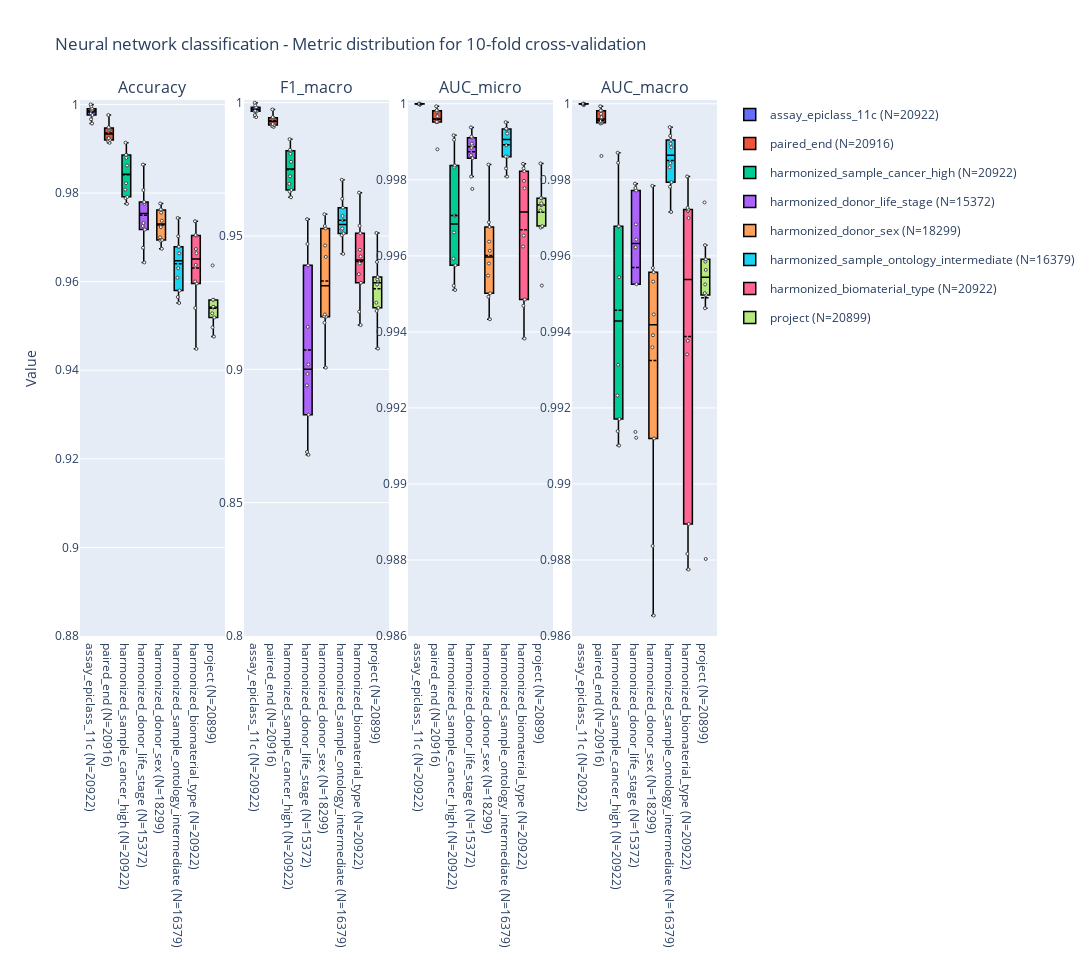

This figure's notebook cell:
### Code cell
fig_logdir = base_fig_dir / "fig2_EpiAtlas_other" / "fig2--NN_perf_across_categories"
fig_logdir.mkdir(parents=False, exist_ok=True)

if mislabel_correction:
    this_fig_logdir = fig_logdir / "post_mislabel_correction"
    this_fig_logdir.mkdir(parents=False, exist_ok=True)
else:
    this_fig_logdir = fig_logdir / "no_mislabel_correction"
    this_fig_logdir.mkdir(parents=False, exist_ok=True)

metrics_full = ["Accuracy", "F1_macro", "AUC_micro", "AUC_macro"]
fig_name = f"{hdf5_type}_perf_across_categories_full"
sorted_task_names = NN_performance_across_classification_tasks(
    split_results_metrics,  # type: ignore
    sort_by_acc=True,
    metric_names=metrics_full,
)

### Figure 1 — Plotly figure (JSON) as saved in the notebook; plotly's stock layout.template omitted (floating-point values rounded to 4 significant figures)
{"data": [{"boxmean": true, "boxpoints": "all", "fillcolor": "#636EFA", "hovertemplate": "%{text}", "legendgroup": "assay_epiclass_11c", "line": {"color": "black", "width": 1.5}, "marker": {"color": "white", "line": {"width": 1}, "size": 3}, "name": "assay_epiclass_11c (N=20922)", "pointpos": 0, "showlegend": true, "text": ["split0: 0.9991", "split1: 0.9986", "split2: 0.9981", "split3: 0.9986", "split4: 0.9967", "split5: 1.0000", "split6: 0.9995", "split7: 0.9976", "split8: 0.9990", "split9: 0.9957"], "type": "box", "width": 0.5, "xaxis": "x", "y": [0.9991, 0.9986, 0.9981, 0.9986, 0.9967, 1, 0.9995, 0.9976, 0.999, 0.9957], "yaxis": "y"}, {"boxmean": true, "boxpoints": "all", "fillcolor": "#EF553B", "hovertemplate": "%{text}", "legendgroup": "paired_end", "line": {"color": "black", "width": 1.5}, "marker": {"color": "white", "line": {"width": 1}, "size": 3}, "name": "paired_end (N=20916)", "pointpos": 0, "showlegend": true, "text": ["split0: 0.9920", "split1: 0.9948", "split2: 0.9943", "split3: 0.9923", "split4: 0.9943", "split5: 0.9913", "split6: 0.9947", "split7: 0.9918", "split8: 0.9976", "split9: 0.9924"], "type": "box", "width": 0.5, "xaxis": "x", "y": [0.992, 0.9948, 0.9943, 0.9923, 0.9943, 0.9913, 0.9947, 0.9918, 0.9976, 0.9924], "yaxis": "y"}, {"boxmean": true, "boxpoints": "all", "fillcolor": "#00CC96", "hovertemplate": "%{text}", "legendgroup": "harmonized_sample_cancer_high", "line": {"color": "black", "width": 1.5}, "marker": {"color": "white", "line": {"width": 1}, "size": 3}, "name": "harmonized_sample_cancer_high (N=20922)", "pointpos": 0, "showlegend": true, "text": ["split0: 0.9791", "split1: 0.9862", "split2: 0.9789", "split3: 0.9776", "split4: 0.9879", "split5: 0.9886", "split6: 0.9914", "split7: 0.9886", "split8: 0.9822", "split9: 0.9808"], "type": "box", "width": 0.5, "xaxis": "x", "y": [0.9791, 0.9862, 0.9789, 0.9776, 0.9879, 0.9886, 0.9914, 0.9886, 0.9822, 0.9808], "yaxis": "y"}, {"boxmean": true, "boxpoints": "all", "fillcolor": "#AB63FA", "hovertemplate": "%{text}", "legendgroup": "harmonized_donor_life_stage", "line": {"color": "black", "width": 1.5}, "marker": {"color": "white", "line": {"width": 1}, "size": 3}, "name": "harmonized_donor_life_stage (N=15372)", "pointpos": 0, "showlegend": true, "text": ["split0: 0.9776", "split1: 0.9676", "split2: 0.9732", "split3: 0.9643", "split4: 0.9806", "split5: 0.9864", "split6: 0.9780", "split7: 0.9779", "split8: 0.9725", "split9: 0.9718"], "type": "box", "width": 0.5, "xaxis": "x", "y": [0.9776, 0.9676, 0.9732, 0.9643, 0.9806, 0.9864, 0.978, 0.9779, 0.9725, 0.9718], "yaxis": "y"}, {"boxmean": true, "boxpoints": "all", "fillcolor": "#FFA15A", "hovertemplate": "%{text}", "legendgroup": "harmonized_donor_sex", "line": {"color": "black", "width": 1.5}, "marker": {"color": "white", "line": {"width": 1}, "size": 3}, "name": "harmonized_donor_sex (N=18299)", "pointpos": 0, "showlegend": true, "text": ["split0: 0.9763", "split1: 0.9737", "split2: 0.9762", "split3: 0.9700", "split4: 0.9674", "split5: 0.9692", "split6: 0.9756", "split7: 0.9723", "split8: 0.9776", "split9: 0.9694"], "type": "box", "width": 0.5, "xaxis": "x", "y": [0.9763, 0.9737, 0.9762, 0.97, 0.9674, 0.9692, 0.9756, 0.9723, 0.9776, 0.9694], "yaxis": "y"}, {"boxmean": true, "boxpoints": "all", "fillcolor": "#19D3F3", "hovertemplate": "%{text}", "legendgroup": "harmonized_sample_ontology_intermediate", "line": {"color": "black", "width": 1.5}, "marker": {"color": "white", "line": {"width": 1}, "size": 3}, "name": "harmonized_sample_ontology_intermediate (N=16379)", "pointpos": 0, "showlegend": true, "text": ["split0: 0.9678", "split1: 0.9702", "split2: 0.9565", "split3: 0.9609", "split4: 0.9664", "split5: 0.9630", "split6: 0.9679", "split7: 0.9552", "split8: 0.9744", "split9: 0.9580"], "type": "box", "width": 0.5, "xaxis": "x", "y": [0.9678, 0.9702, 0.9565, 0.9609, 0.9664, 0.963, 0.9679, 0.9552, 0.9744, 0.958], "yaxis": "y"}, {"boxmean": true, "boxpoints": "all", "fillcolor": "#FF6692", "hovertemplate": "%{text}", "legendgroup": "harmonized_biomaterial_type", "line": {"color": "black", "width": 1.5}, "marker": {"color": "white", "line": {"width": 1}, "size": 3}, "name": "harmonized_biomaterial_type (N=20922)", "pointpos": 0, "showlegend": true, "text": ["split0: 0.9664", "split1: 0.9596", "split2: 0.9704", "split3: 0.9600", "split4: 0.9448", "split5: 0.9540", "split6: 0.9638", "split7: 0.9736", "split8: 0.9674", "split9: 0.9705"], "type": "box", "width": 0.5, "xaxis": "x", "y": [0.9664, 0.9596, 0.9704, 0.96, 0.9448, 0.954, 0.9638, 0.9736, 0.9674, 0.9705], "yaxis": "y"}, {"boxmean": true, "boxpoints": "all", "fillcolor": "#B6E880", "hovertemplate": "%{text}", "legendgroup": "project", "line": {"color": "black", "width": 1.5}, "marker": {"color": "white", "line": {"width": 1}, "size": 3}, "name": "project (N=20899)", "pointpos": 0, "showlegend": true, "text": ["split0: 0.9637", "split1: 0.9528", "split2: 0.9543", "split3: 0.9497", "split4: 0.9476", "split5: 0.9542", "split6: 0.9519", "split7: 0.9559", "split8: 0.9542", "split9: 0.9559"], "type": "box", "width": 0.5, "xaxis": "x", "y": [0.9637, 0.9528, 0.9543, 0.9497, 0.9476, 0.9542, 0.9519, 0.9559, 0.9542, 0.9559], "yaxis": "y"}, {"boxmean": true, "boxpoints": "all", "fillcolor": "#636EFA", "hovertemplate": "%{text}", "legendgroup": "assay_epiclass_11c", "line": {"color": "black", "width": 1.5}, "marker": {"color": "white", "line": {"width": 1}, "size": 3}, "name": "assay_epiclass_11c (N=20922)", "pointpos": 0, "showlegend": false, "text": ["split0: 0.9982", "split1: 0.9980", "split2: 0.9968", "split3: 0.9970", "split4: 0.9946", "split5: 1.0000", "split6: 0.9990", "split7: 0.9968", "split8: 0.9982", "split9: 0.9954"], "type": "box", "width": 0.5, "xaxis": "x2", "y": [0.9982, 0.998, 0.9968, 0.997, 0.9946, 1, 0.999, 0.9968, 0.9982, 0.9954], "yaxis": "y2"}, {"boxmean": true, "boxpoints": "all", "fillcolor": "#EF553B", "hovertemplate": "%{text}", "legendgroup": "paired_end", "line": {"color": "black", "width": 1.5}, "marker": {"color": "white", "line": {"width": 1}, "size": 3}, "name": "paired_end (N=20916)", "pointpos": 0, "showlegend": false, "text": ["split0: 0.9916", "split1: 0.9946", "split2: 0.9940", "split3: 0.9919", "split4: 0.9940", "split5: 0.9909", "split6: 0.9944", "split7: 0.9913", "split8: 0.9975", "split9: 0.9920"], "type": "box", "width": 0.5, "xaxis": "x2", "y": [0.9916, 0.9946, 0.994, 0.9919, 0.994, 0.9909, 0.9944, 0.9913, 0.9975, 0.992], "yaxis": "y2"}, {"boxmean": true, "boxpoints": "all", "fillcolor": "#00CC96", "hovertemplate": "%{text}", "legendgroup": "harmonized_sample_cancer_high", "line": {"color": "black", "width": 1.5}, "marker": {"color": "white", "line": {"width": 1}, "size": 3}, "name": "harmonized_sample_cancer_high (N=20922)", "pointpos": 0, "showlegend": false, "text": ["split0: 0.9672", "split1: 0.9778", "split2: 0.9666", "split3: 0.9645", "split4: 0.9808", "split5: 0.9823", "split6: 0.9863", "split7: 0.9820", "split8: 0.9724", "split9: 0.9696"], "type": "box", "width": 0.5, "xaxis": "x2", "y": [0.9672, 0.9778, 0.9666, 0.9645, 0.9808, 0.9823, 0.9863, 0.982, 0.9724, 0.9696], "yaxis": "y2"}, {"boxmean": true, "boxpoints": "all", "fillcolor": "#AB63FA", "hovertemplate": "%{text}", "legendgroup": "harmonized_donor_life_stage", "line": {"color": "black", "width": 1.5}, "marker": {"color": "white", "line": {"width": 1}, "size": 3}, "name": "harmonized_donor_life_stage (N=15372)", "pointpos": 0, "showlegend": false, "text": ["split0: 0.8983", "split1: 0.8830", "split2: 0.9159", "split3: 0.8940", "split4: 0.8680", "split5: 0.9470", "split6: 0.9390", "split7: 0.9563", "split8: 0.8690", "split9: 0.9018"], "type": "box", "width": 0.5, "xaxis": "x2", "y": [0.8983, 0.883, 0.9159, 0.894, 0.868, 0.947, 0.939, 0.9563, 0.869, 0.9018], "yaxis": "y2"}, {"boxmean": true, "boxpoints": "all", "fillcolor": "#FFA15A", "hovertemplate": "%{text}", "legendgroup": "harmonized_donor_sex", "line": {"color": "black", "width": 1.5}, "marker": {"color": "white", "line": {"width": 1}, "size": 3}, "name": "harmonized_donor_sex (N=18299)", "pointpos": 0, "showlegend": false, "text": ["split0: 0.9537", "split1: 0.9199", "split2: 0.9197", "split3: 0.9006", "split4: 0.9175", "split5: 0.9421", "split6: 0.9465", "split7: 0.9582", "split8: 0.9206", "split9: 0.9529"], "type": "box", "width": 0.5, "xaxis": "x2", "y": [0.9537, 0.9199, 0.9197, 0.9006, 0.9175, 0.9421, 0.9465, 0.9582, 0.9206, 0.9529], "yaxis": "y2"}, {"boxmean": true, "boxpoints": "all", "fillcolor": "#19D3F3", "hovertemplate": "%{text}", "legendgroup": "harmonized_sample_ontology_intermediate", "line": {"color": "black", "width": 1.5}, "marker": {"color": "white", "line": {"width": 1}, "size": 3}, "name": "harmonized_sample_ontology_intermediate (N=16379)", "pointpos": 0, "showlegend": false, "text": ["split0: 0.9575", "split1: 0.9639", "split2: 0.9503", "split3: 0.9510", "split4: 0.9559", "split5: 0.9524", "split6: 0.9606", "split7: 0.9528", "split8: 0.9711", "split9: 0.9433"], "type": "box", "width": 0.5, "xaxis": "x2", "y": [0.9575, 0.9639, 0.9503, 0.951, 0.9559, 0.9524, 0.9606, 0.9528, 0.9711, 0.9433], "yaxis": "y2"}, {"boxmean": true, "boxpoints": "all", "fillcolor": "#FF6692", "hovertemplate": "%{text}", "legendgroup": "harmonized_biomaterial_type", "line": {"color": "black", "width": 1.5}, "marker": {"color": "white", "line": {"width": 1}, "size": 3}, "name": "harmonized_biomaterial_type (N=20922)", "pointpos": 0, "showlegend": false, "text": ["split0: 0.9397", "split1: 0.9325", "split2: 0.9538", "split3: 0.9357", "split4: 0.9166", "split5: 0.9216", "split6: 0.9424", "split7: 0.9663", "split8: 0.9448", "split9: 0.9510"], "type": "box", "width": 0.5, "xaxis": "x2", "y": [0.9397, 0.9325, 0.9538, 0.9357, 0.9166, 0.9216, 0.9424, 0.9663, 0.9448, 0.951], "yaxis": "y2"}, {"boxmean": true, "boxpoints": "all", "fillcolor": "#B6E880", "hovertemplate": "%{text}", "legendgroup": "project", "line": {"color": "black", "width": 1.5}, "marker": {"color": "white", "line": {"width": 1}, "size": 3}, "name": "project (N=20899)", "pointpos": 0, "showlegend": false, "text": ["split0: 0.9511", "split1: 0.9318", "split2: 0.9231", "split3: 0.9338", "split4: 0.9219", "split5: 0.9332", "split6: 0.9346", "split7: 0.9403", "split8: 0.9078", "split9: 0.9250"], "type": "box", "width": 0.5, "xaxis": "x2", "y": [0.9511, 0.9318, 0.9231, 0.9338, 0.9219, 0.9332, 0.9346, 0.9403, 0.9078, 0.925], "yaxis": "y2"}, {"boxmean": true, "boxpoints": "all", "fillcolor": "#636EFA", "hovertemplate": "%{text}", "legendgroup": "assay_epiclass_11c", "line": {"color": "black", "width": 1.5}, "marker": {"color": "white", "line": {"width": 1}, "size": 3}, "name": "assay_epiclass_11c (N=20922)", "pointpos": 0, "showlegend": false, "text": ["split0: 1.0000", "split1: 1.0000", "split2: 1.0000", "split3: 1.0000", "split4: 1.0000", "split5: 1.0000", "split6: 1.0000", "split7: 1.0000", "split8: 1.0000", "split9: 1.0000"], "type": "box", "width": 0.5, "xaxis": "x3", "y": [1.0, 1.0, 1.0, 1.0, 1.0, 1, 1.0, 1.0, 1.0, 1.0], "yaxis": "y3"}, {"boxmean": true, "boxpoints": "all", "fillcolor": "#EF553B", "hovertemplate": "%{text}", "legendgroup": "paired_end", "line": {"color": "black", "width": 1.5}, "marker": {"color": "white", "line": {"width": 1}, "size": 3}, "name": "paired_end (N=20916)", "pointpos": 0, "showlegend": false, "text": ["split0: 0.9995", "split1: 0.9998", "split2: 0.9995", "split3: 0.9995", "split4: 0.9997", "split5: 0.9988", "split6: 0.9998", "split7: 0.9995", "split8: 0.9999", "split9: 0.9998"], "type": "box", "width": 0.5, "xaxis": "x3", "y": [0.9995, 0.9998, 0.9995, 0.9995, 0.9997, 0.9988, 0.9998, 0.9995, 0.9999, 0.9998], "yaxis": "y3"}, {"boxmean": true, "boxpoints": "all", "fillcolor": "#00CC96", "hovertemplate": "%{text}", "legendgroup": "harmonized_sample_cancer_high", "line": {"color": "black", "width": 1.5}, "marker": {"color": "white", "line": {"width": 1}, "size": 3}, "name": "harmonized_sample_cancer_high (N=20922)", "pointpos": 0, "showlegend": false, "text": ["split0: 0.9952", "split1: 0.9958", "split2: 0.9966", "split3: 0.9959", "split4: 0.9983", "split5: 0.9984", "split6: 0.9991", "split7: 0.9992", "split8: 0.9951", "split9: 0.9971"], "type": "box", "width": 0.5, "xaxis": "x3", "y": [0.9952, 0.9958, 0.9966, 0.9959, 0.9983, 0.9984, 0.9991, 0.9992, 0.9951, 0.9971], "yaxis": "y3"}, {"boxmean": true, "boxpoints": "all", "fillcolor": "#AB63FA", "hovertemplate": "%{text}", "legendgroup": "harmonized_donor_life_stage", "line": {"color": "black", "width": 1.5}, "marker": {"color": "white", "line": {"width": 1}, "size": 3}, "name": "harmonized_donor_life_stage (N=15372)", "pointpos": 0, "showlegend": false, "text": ["split0: 0.9989", "split1: 0.9981", "split2: 0.9978", "split3: 0.9988", "split4: 0.9989", "split5: 0.9994", "split6: 0.9991", "split7: 0.9991", "split8: 0.9986", "split9: 0.9986"], "type": "box", "width": 0.5, "xaxis": "x3", "y": [0.9989, 0.9981, 0.9978, 0.9988, 0.9989, 0.9994, 0.9991, 0.9991, 0.9986, 0.9986], "yaxis": "y3"}, {"boxmean": true, "boxpoints": "all", "fillcolor": "#FFA15A", "hovertemplate": "%{text}", "legendgroup": "harmonized_donor_sex", "line": {"color": "black", "width": 1.5}, "marker": {"color": "white", "line": {"width": 1}, "size": 3}, "name": "harmonized_donor_sex (N=18299)", "pointpos": 0, "showlegend": false, "text": ["split0: 0.9961", "split1: 0.9943", "split2: 0.9969", "split3: 0.9955", "split4: 0.9958", "split5: 0.9964", "split6: 0.9968", "split7: 0.9949", "split8: 0.9984", "split9: 0.9950"], "type": "box", "width": 0.5, "xaxis": "x3", "y": [0.9961, 0.9943, 0.9969, 0.9955, 0.9958, 0.9964, 0.9968, 0.9949, 0.9984, 0.995], "yaxis": "y3"}, {"boxmean": true, "boxpoints": "all", "fillcolor": "#19D3F3", "hovertemplate": "%{text}", "legendgroup": "harmonized_sample_ontology_intermediate", "line": {"color": "black", "width": 1.5}, "marker": {"color": "white", "line": {"width": 1}, "size": 3}, "name": "harmonized_sample_ontology_intermediate (N=16379)", "pointpos": 0, "showlegend": false, "text": ["split0: 0.9993", "split1: 0.9986", "split2: 0.9983", "split3: 0.9992", "split4: 0.9986", "split5: 0.9993", "split6: 0.9989", "split7: 0.9981", "split8: 0.9995", "split9: 0.9993"], "type": "box", "width": 0.5, "xaxis": "x3", "y": [0.9993, 0.9986, 0.9983, 0.9992, 0.9986, 0.9993, 0.9989, 0.9981, 0.9995, 0.9993], "yaxis": "y3"}, {"boxmean": true, "boxpoints": "all", "fillcolor": "#FF6692", "hovertemplate": "%{text}", "legendgroup": "harmonized_biomaterial_type", "line": {"color": "black", "width": 1.5}, "marker": {"color": "white", "line": {"width": 1}, "size": 3}, "name": "harmonized_biomaterial_type (N=20922)", "pointpos": 0, "showlegend": false, "text": ["split0: 0.9978", "split1: 0.9947", "split2: 0.9984", "split3: 0.9962", "split4: 0.9938", "split5: 0.9949", "split6: 0.9965", "split7: 0.9982", "split8: 0.9980", "split9: 0.9983"], "type": "box", "width": 0.5, "xaxis": "x3", "y": [0.9978, 0.9947, 0.9984, 0.9962, 0.9938, 0.9949, 0.9965, 0.9982, 0.998, 0.9983], "yaxis": "y3"}, {"boxmean": true, "boxpoints": "all", "fillcolor": "#B6E880", "hovertemplate": "%{text}", "legendgroup": "project", "line": {"color": "black", "width": 1.5}, "marker": {"color": "white", "line": {"width": 1}, "size": 3}, "name": "project (N=20899)", "pointpos": 0, "showlegend": false, "text": ["split0: 0.9973", "split1: 0.9975", "split2: 0.9975", "split3: 0.9972", "split4: 0.9974", "split5: 0.9967", "split6: 0.9952", "split7: 0.9968", "split8: 0.9973", "split9: 0.9984"], "type": "box", "width": 0.5, "xaxis": "x3", "y": [0.9973, 0.9975, 0.9975, 0.9972, 0.9974, 0.9967, 0.9952, 0.9968, 0.9973, 0.9984], "yaxis": "y3"}, {"boxmean": true, "boxpoints": "all", "fillcolor": "#636EFA", "hovertemplate": "%{text}", "legendgroup": "assay_epiclass_11c", "line": {"color": "black", "width": 1.5}, "marker": {"color": "white", "line": {"width": 1}, "size": 3}, "name": "assay_epiclass_11c (N=20922)", "pointpos": 0, "showlegend": false, "text": ["split0: 1.0000", "split1: 1.0000", "split2: 1.0000", "split3: 1.0000", "split4: 1.0000", "split5: 1.0000", "split6: 1.0000", "split7: 1.0000", "split8: 1.0000", "split9: 1.0000"], "type": "box", "width": 0.5, "xaxis": "x4", "y": [1, 1.0, 1.0, 1.0, 1.0, 1, 1.0, 1, 1.0, 1.0], "yaxis": "y4"}, {"boxmean": true, "boxpoints": "all", "fillcolor": "#EF553B", "hovertemplate": "%{text}", "legendgroup": "paired_end", "line": {"color": "black", "width": 1.5}, "marker": {"color": "white", "line": {"width": 1}, "size": 3}, "name": "paired_end (N=20916)", "pointpos": 0, "showlegend": false, "text": ["split0: 0.9995", "split1: 0.9997", "split2: 0.9995", "split3: 0.9995", "split4: 0.9996", "split5: 0.9986", "split6: 0.9998", "split7: 0.9995", "split8: 0.9999", "split9: 0.9998"], "type": "box", "width": 0.5, "xaxis": "x4", "y": [0.9995, 0.9997, 0.9995, 0.9995, 0.9996, 0.9986, 0.9998, 0.9995, 0.9999, 0.9998], "yaxis": "y4"}, {"boxmean": true, "boxpoints": "all", "fillcolor": "#00CC96", "hovertemplate": "%{text}", "legendgroup": "harmonized_sample_cancer_high", "line": {"color": "black", "width": 1.5}, "marker": {"color": "white", "line": {"width": 1}, "size": 3}, "name": "harmonized_sample_cancer_high (N=20922)", "pointpos": 0, "showlegend": false, "text": ["split0: 0.9917", "split1: 0.9910", "split2: 0.9931", "split3: 0.9923", "split4: 0.9968", "split5: 0.9968", "split6: 0.9987", "split7: 0.9984", "split8: 0.9914", "split9: 0.9954"], "type": "box", "width": 0.5, "xaxis": "x4", "y": [0.9917, 0.991, 0.9931, 0.9923, 0.9968, 0.9968, 0.9987, 0.9984, 0.9914, 0.9954], "yaxis": "y4"}, {"boxmean": true, "boxpoints": "all", "fillcolor": "#AB63FA", "hovertemplate": "%{text}", "legendgroup": "harmonized_donor_life_stage", "line": {"color": "black", "width": 1.5}, "marker": {"color": "white", "line": {"width": 1}, "size": 3}, "name": "harmonized_donor_life_stage (N=15372)", "pointpos": 0, "showlegend": false, "text": ["split0: 0.9968", "split1: 0.9953", "split2: 0.9912", "split3: 0.9962", "split4: 0.9962", "split5: 0.9979", "split6: 0.9977", "split7: 0.9978", "split8: 0.9914", "split9: 0.9964"], "type": "box", "width": 0.5, "xaxis": "x4", "y": [0.9968, 0.9953, 0.9912, 0.9962, 0.9962, 0.9979, 0.9977, 0.9978, 0.9914, 0.9964], "yaxis": "y4"}, {"boxmean": true, "boxpoints": "all", "fillcolor": "#FFA15A", "hovertemplate": "%{text}", "legendgroup": "harmonized_donor_sex", "line": {"color": "black", "width": 1.5}, "marker": {"color": "white", "line": {"width": 1}, "size": 3}, "name": "harmonized_donor_sex (N=18299)", "pointpos": 0, "showlegend": false, "text": ["split0: 0.9865", "split1: 0.9884", "split2: 0.9945", "split3: 0.9936", "split4: 0.9953", "split5: 0.9956", "split6: 0.9957", "split7: 0.9912", "split8: 0.9978", "split9: 0.9939"], "type": "box", "width": 0.5, "xaxis": "x4", "y": [0.9865, 0.9884, 0.9945, 0.9936, 0.9953, 0.9956, 0.9957, 0.9912, 0.9978, 0.9939], "yaxis": "y4"}, {"boxmean": true, "boxpoints": "all", "fillcolor": "#19D3F3", "hovertemplate": "%{text}", "legendgroup": "harmonized_sample_ontology_intermediate", "line": {"color": "black", "width": 1.5}, "marker": {"color": "white", "line": {"width": 1}, "size": 3}, "name": "harmonized_sample_ontology_intermediate (N=16379)", "pointpos": 0, "showlegend": false, "text": ["split0: 0.9992", "split1: 0.9983", "split2: 0.9978", "split3: 0.9989", "split4: 0.9979", "split5: 0.9989", "split6: 0.9984", "split7: 0.9972", "split8: 0.9994", "split9: 0.9990"], "type": "box", "width": 0.5, "xaxis": "x4", "y": [0.9992, 0.9983, 0.9978, 0.9989, 0.9979, 0.9989, 0.9984, 0.9972, 0.9994, 0.999], "yaxis": "y4"}, {"boxmean": true, "boxpoints": "all", "fillcolor": "#FF6692", "hovertemplate": "%{text}", "legendgroup": "harmonized_biomaterial_type", "line": {"color": "black", "width": 1.5}, "marker": {"color": "white", "line": {"width": 1}, "size": 3}, "name": "harmonized_biomaterial_type (N=20922)", "pointpos": 0, "showlegend": false, "text": ["split0: 0.9970", "split1: 0.9877", "split2: 0.9981", "split3: 0.9934", "split4: 0.9882", "split5: 0.9889", "split6: 0.9938", "split7: 0.9972", "split8: 0.9973", "split9: 0.9972"], "type": "box", "width": 0.5, "xaxis": "x4", "y": [0.997, 0.9877, 0.9981, 0.9934, 0.9882, 0.9889, 0.9938, 0.9972, 0.9973, 0.9972], "yaxis": "y4"}, {"boxmean": true, "boxpoints": "all", "fillcolor": "#B6E880", "hovertemplate": "%{text}", "legendgroup": "project", "line": {"color": "black", "width": 1.5}, "marker": {"color": "white", "line": {"width": 1}, "size": 3}, "name": "project (N=20899)", "pointpos": 0, "showlegend": false, "text": ["split0: 0.9959", "split1: 0.9963", "split2: 0.9950", "split3: 0.9950", "split4: 0.9956", "split5: 0.9952", "split6: 0.9880", "split7: 0.9946", "split8: 0.9958", "split9: 0.9974"], "type": "box", "width": 0.5, "xaxis": "x4", "y": [0.9959, 0.9963, 0.995, 0.995, 0.9956, 0.9952, 0.988, 0.9946, 0.9958, 0.9974], "yaxis": "y4"}], "layout": {"annotations": [{"font": {"size": 16}, "showarrow": false, "text": "Accuracy", "x": 0.1138, "xanchor": "center", "xref": "paper", "y": 1, "yanchor": "bottom", "yref": "paper"}, {"font": {"size": 16}, "showarrow": false, "text": "F1_macro", "x": 0.3712, "xanchor": "center", "xref": "paper", "y": 1, "yanchor": "bottom", "yref": "paper"}, {"font": {"size": 16}, "showarrow": false, "text": "AUC_micro", "x": 0.6288, "xanchor": "center", "xref": "paper", "y": 1, "yanchor": "bottom", "yref": "paper"}, {"font": {"size": 16}, "showarrow": false, "text": "AUC_macro", "x": 0.8862, "xanchor": "center", "xref": "paper", "y": 1, "yanchor": "bottom", "yref": "paper"}], "boxmode": "group", "height": 960, "title": {"text": "Neural network classification - Metric distribution for 10-fold cross-validation"}, "width": 1400, "xaxis": {"anchor": "y", "domain": [0, 0.2275]}, "xaxis2": {"anchor": "y2", "domain": [0.2575, 0.485]}, "xaxis3": {"anchor": "y3", "domain": [0.515, 0.7425]}, "xaxis4": {"anchor": "y4", "domain": [0.7725, 1]}, "yaxis": {"anchor": "x", "domain": [0, 1], "range": [0.88, 1.001], "title": {"text": "Value"}}, "yaxis2": {"anchor": "x2", "domain": [0, 1], "range": [0.8, 1.001]}, "yaxis3": {"anchor": "x3", "domain": [0, 1], "range": [0.986, 1.0]}, "yaxis4": {"anchor": "x4", "domain": [0, 1], "range": [0.986, 1.0]}}}
